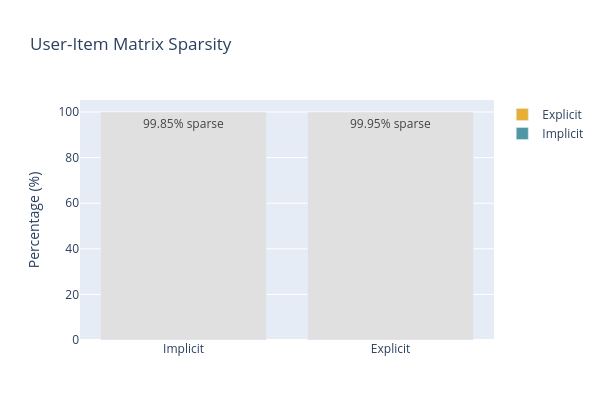

The code cell stored with this chart in its notebook:
### Markdown cell above
## 4. Matrix Sparsity

Let's calculate the sparsity of the User-Item interaction matrix. A sparsity level above 99% is actually quite common in real-world recommendation systems.

### Code cell
n_users = users["user_id"].nunique()
n_items = items["item_id"].nunique()

imp_interactions = len(implicit)
exp_interactions = len(explicit)

imp_sparsity = 1 - imp_interactions / (n_users * n_items)
exp_sparsity = 1 - exp_interactions / (n_users * n_items)

fig = go.Figure()
for label, filled, color in [
    ("Implicit", (1 - imp_sparsity) * 100, "#4f98a3"),
    ("Explicit", (1 - exp_sparsity) * 100, "#e8af34"),
]:
    fig.add_trace(go.Bar(
        name=label,
        x=[label],
        y=[(1 - (imp_sparsity if label == "Implicit" else exp_sparsity)) * 100],
        marker_color=color,
        text=[f"{filled:.2f}% filled"],
        textposition="inside",
    ))
    fig.add_trace(go.Bar(
        name=f"{label} sparse",
        x=[label],
        y=[(imp_sparsity if label == "Implicit" else exp_sparsity) * 100],
        marker_color="#e0e0e0",
        text=[f"{(imp_sparsity if label == 'Implicit' else exp_sparsity)*100:.2f}% sparse"],
        textposition="inside",
        showlegend=False,
    ))

fig.update_layout(
    barmode="stack",
    title="User-Item Matrix Sparsity",
    yaxis_title="Percentage (%)",
    height=420, width=600,
)
fig.show()
print(f"Implicit sparsity: {imp_sparsity*100:.2f}%")
print(f"Explicit sparsity: {exp_sparsity*100:.2f}%")

### Figure 1 — Plotly figure (JSON) as saved in the notebook; plotly's stock layout.template omitted (floating-point values rounded to 4 significant figures)
{"data": [{"marker": {"color": "#4f98a3"}, "name": "Implicit", "text": ["0.15% filled"], "textposition": "inside", "type": "bar", "x": ["Implicit"], "y": [0.1478]}, {"marker": {"color": "#e0e0e0"}, "name": "Implicit sparse", "showlegend": false, "text": ["99.85% sparse"], "textposition": "inside", "type": "bar", "x": ["Implicit"], "y": [99.85]}, {"marker": {"color": "#e8af34"}, "name": "Explicit", "text": ["0.05% filled"], "textposition": "inside", "type": "bar", "x": ["Explicit"], "y": [0.04919]}, {"marker": {"color": "#e0e0e0"}, "name": "Explicit sparse", "showlegend": false, "text": ["99.95% sparse"], "textposition": "inside", "type": "bar", "x": ["Explicit"], "y": [99.95]}], "layout": {"barmode": "stack", "height": 420, "title": {"text": "User-Item Matrix Sparsity"}, "width": 600, "yaxis": {"title": {"text": "Percentage (%)"}}}}
